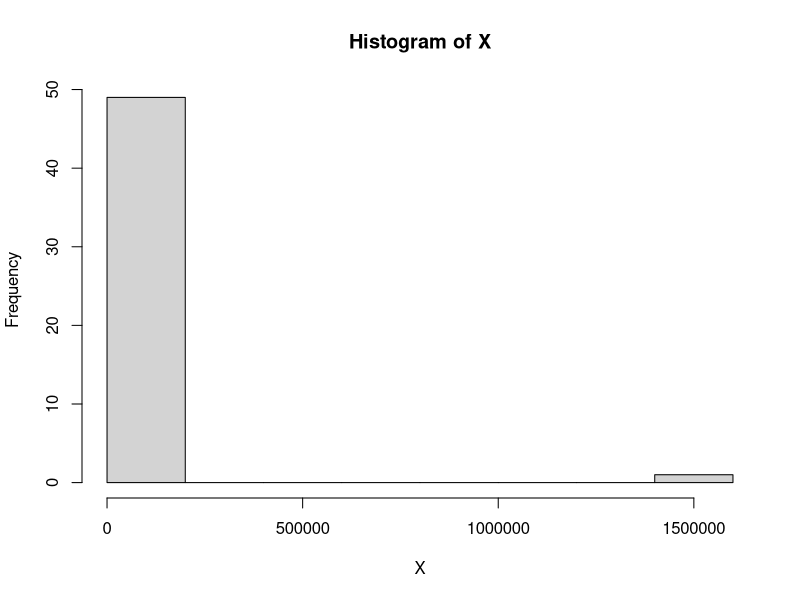
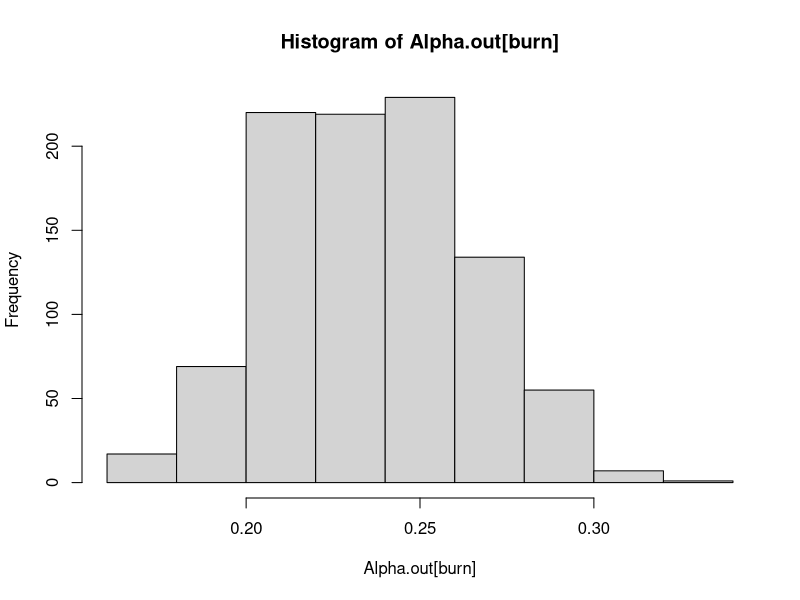
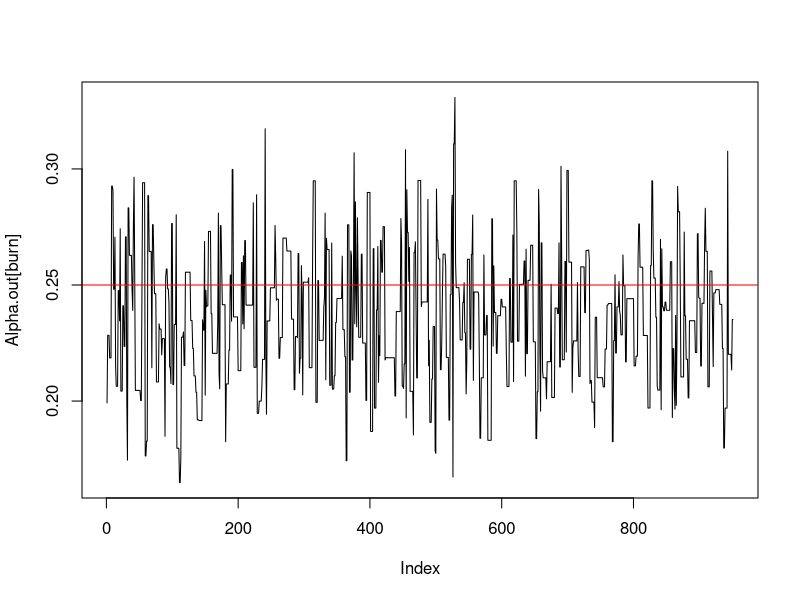
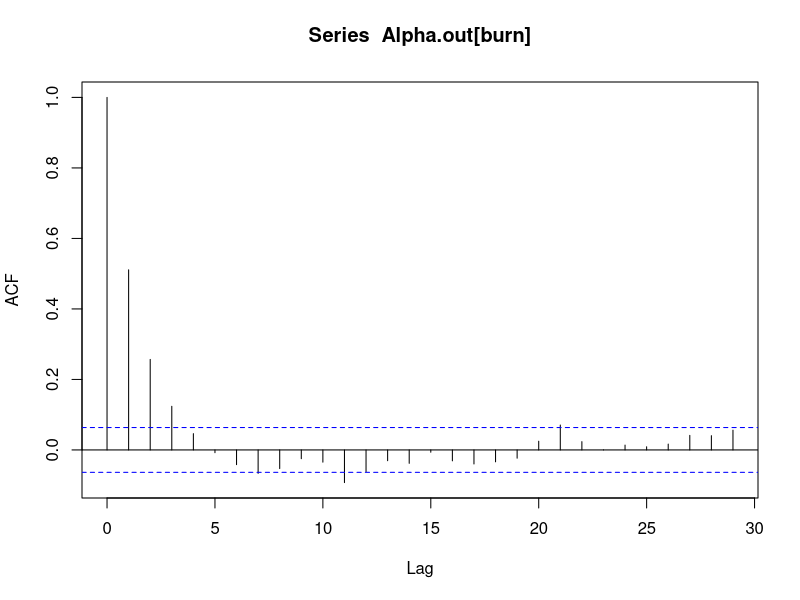
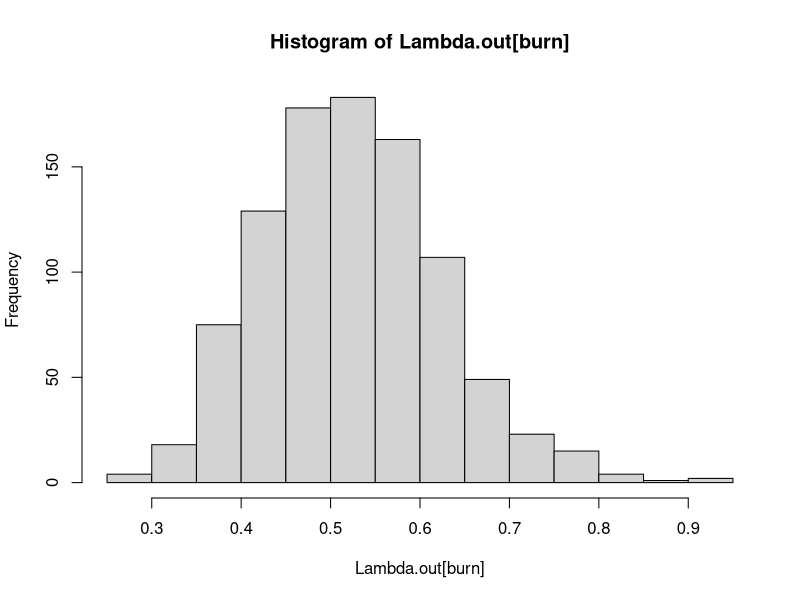
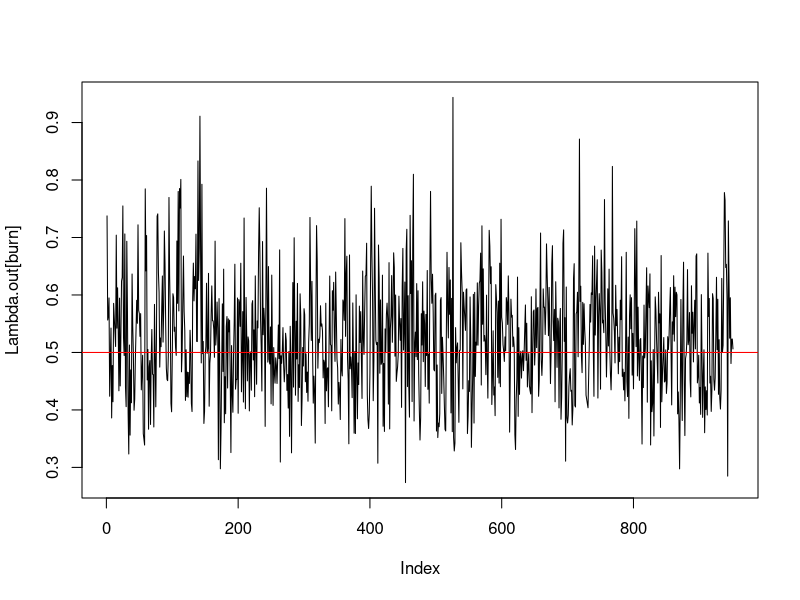
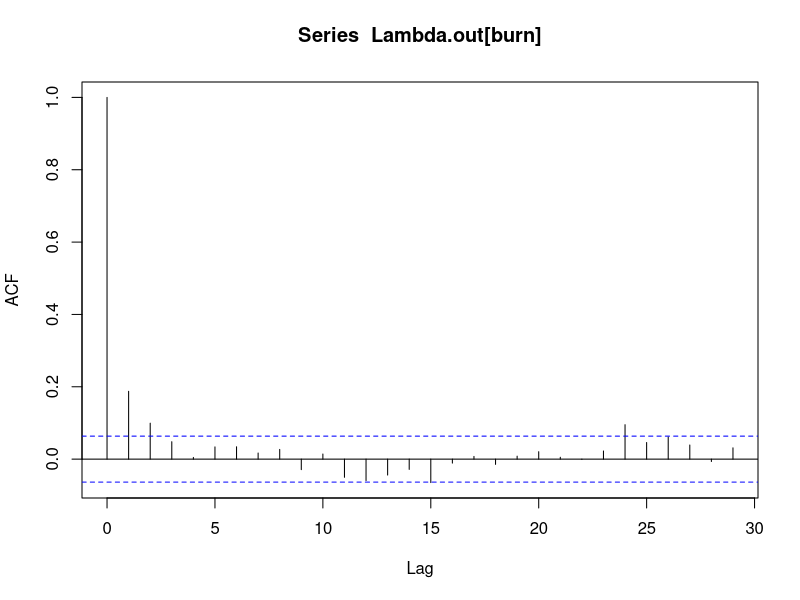

Write R code to recreate these figures, in order.
#Function that'll be used to generate Fréchet samples using the inverse transform method
rfrechet <- function(n,lambda,alpha){
  U <- runif(n,0,1)
  x <- ((1/lambda) * log(1/U))^(-1/alpha)
  return(x)
}

#function to simultaneously update both parameters of the distribution
updateFrechet <- function(X,Alpha,b = 1){
  count <- 0 #keeping track of accepted values to calculate the acceptance rate
  lambda <- rgamma(1, length(X), sum(X^(-Alpha))) #This is the Gibbs step of the MCMC
  log_post <- function(Alpha){ #Log posterior distribution of alpha
    N <- length(X)
    post <- (N - 2)*log(Alpha) - Alpha*sum(log(X)) - N*log(sum(X^(-Alpha)))
    return(post)
  }
  
  #Metropolis-Hastings
  proposal <- rgamma(1, b*Alpha, b)
  accept_ratio <- log_post(proposal) + dgamma(Alpha, b*proposal, b, log = TRUE) - 
    dgamma(proposal, b*Alpha, b, log = TRUE) - log_post(Alpha)
  accept_prob <- min(1, exp(accept_ratio))
  
  if(runif(1) < accept_prob){
    accept <- proposal
    count <- 1
  } else {
    accept <- Alpha
  }
  return(list(accept = accept, count = count, lambda = lambda))
}

###########################################################################################

X <- rfrechet(n = 50, lambda = 0.5, alpha = 0.25)
hist(X)

Iter <- 10000 #Number of iterations for the MCMC

Lambda.out <- rep(NA,Iter) #Vector to store posterior samples of Lambda
Alpha.out <- rep(NA, Iter) #Vector to store posterior samples of Alpha
Count <- rep(0, Iter) #Vector to keep track of accepted values

#Chain starting values
Lambda.out[1] <- 1
Alpha.out[1] <- 2

#MCMC
for(i in 2:Iter){
  Updating <- updateFrechet(X, Alpha.out[i-1])
  Alpha.out[i] <- Updating[[1]]
  Count[i] <- Updating[[2]]
  Lambda.out[i] <- Updating[[3]]
  print(i)
}

#Burn-in phase
burn <- seq(500, Iter, by = 10)

#Ploting samples to see if we were able to recover true parameter values
hist(Alpha.out[burn])
plot(Alpha.out[burn], type = 'l')
abline(h = 0.25, col = 'red')
acf(Alpha.out[burn])
quantile(Alpha.out, probs = c(0.025, 0.5, 0.975)) #True value is well within 95% CI

hist(Lambda.out[burn])
plot(Lambda.out[burn], type = 'l')
abline(h = 0.5, col = 'red')
acf(Lambda.out[burn])
quantile(Lambda.out, probs = c(0.025, 0.5, 0.975)) #True value is well within 95% CI
